Frame 1 (no input): blank canvas, image omitted
Frame 60 (no input): blank canvas, image omitted
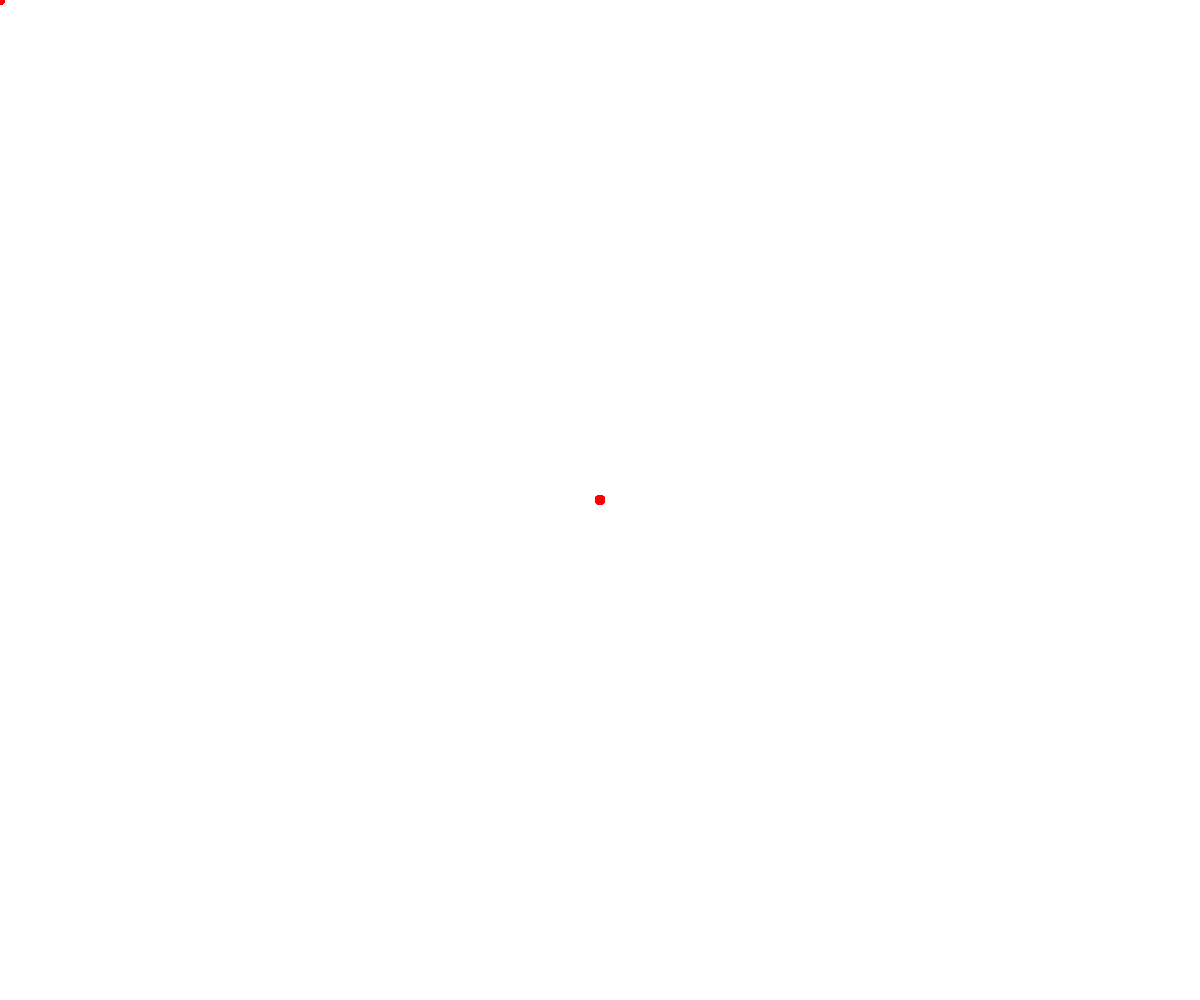
Frame 120 (the mouse pressed at the canvas centre since frame 60)

The p5.js sketch whose frames 1 and 60 were blank and that drew this single picture after the mouse press (run headless with seeded random() and noise() and a simulated clock; from frame 60 on, the mouse is pressed at the canvas centre):

// p5.js sketch
// ── sketch.js
// Project Title
// Your Name
// Date
//
// Extra for Experts:
// - describe what you did to take this project "above and beyond"

let ingredient = [];

function setup() {
  createCanvas(windowWidth, windowHeight);
  background("white");
  let place = new Ingredients(mouseX, mouseY, 10);
  ingredient.push(place);
}

function draw() {
  for(let i of ingredient) {
    i.display();
  }
}
function mousePressed() {
  let place = new Ingredients(mouseX, mouseY, 10);
  ingredient.push(place);
}


class Ingredients {
  constructor(x, y, size){
    this.x = x;
    this.y = y;
    this.size = size;
  }

  display() {
    noStroke();
    fill(255, 0 , 0);
    circle(this.x, this.y, this.size);
  }
}
